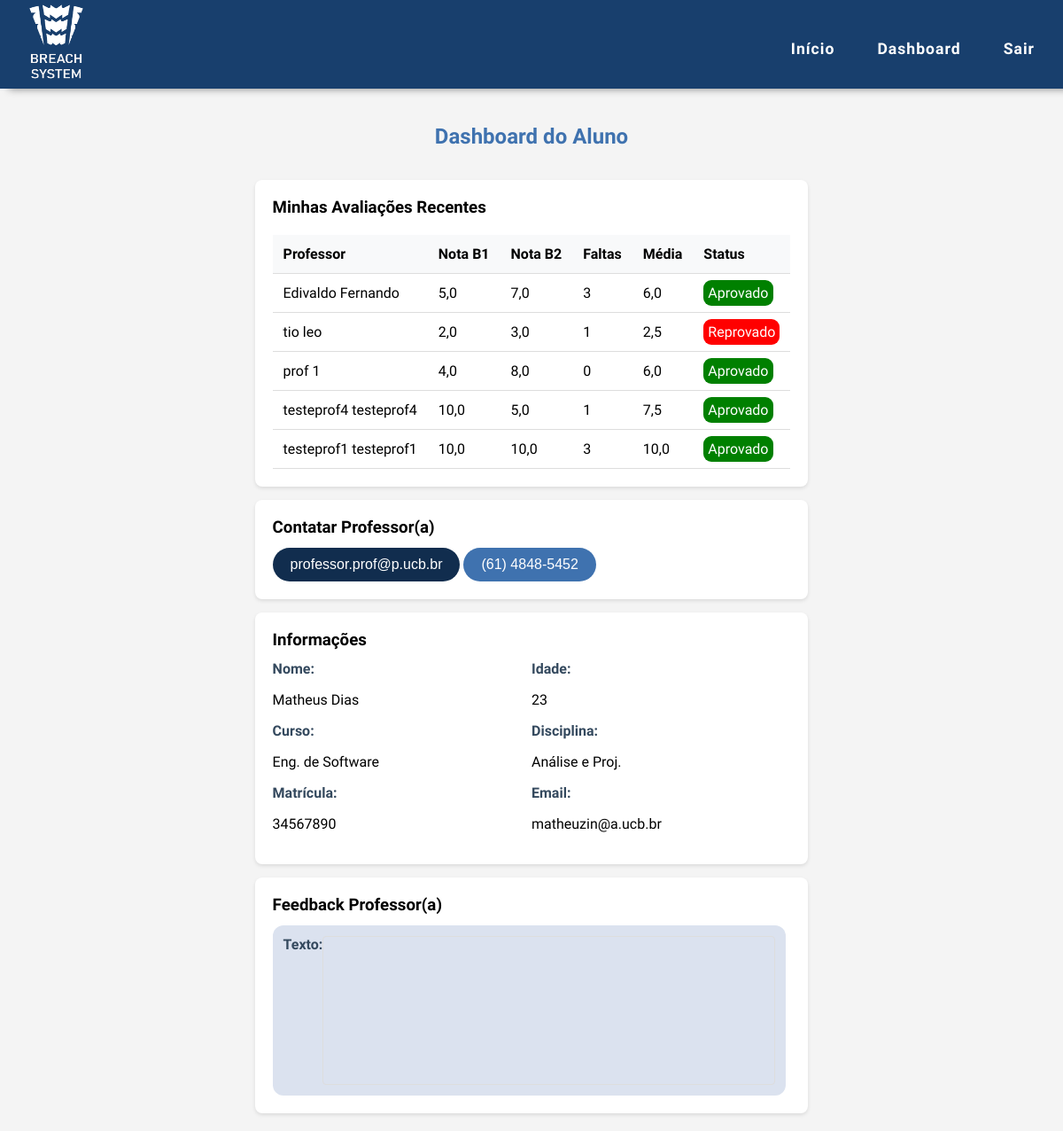
Page /dashboard/aluno/ (signed in) on the earlier database version.
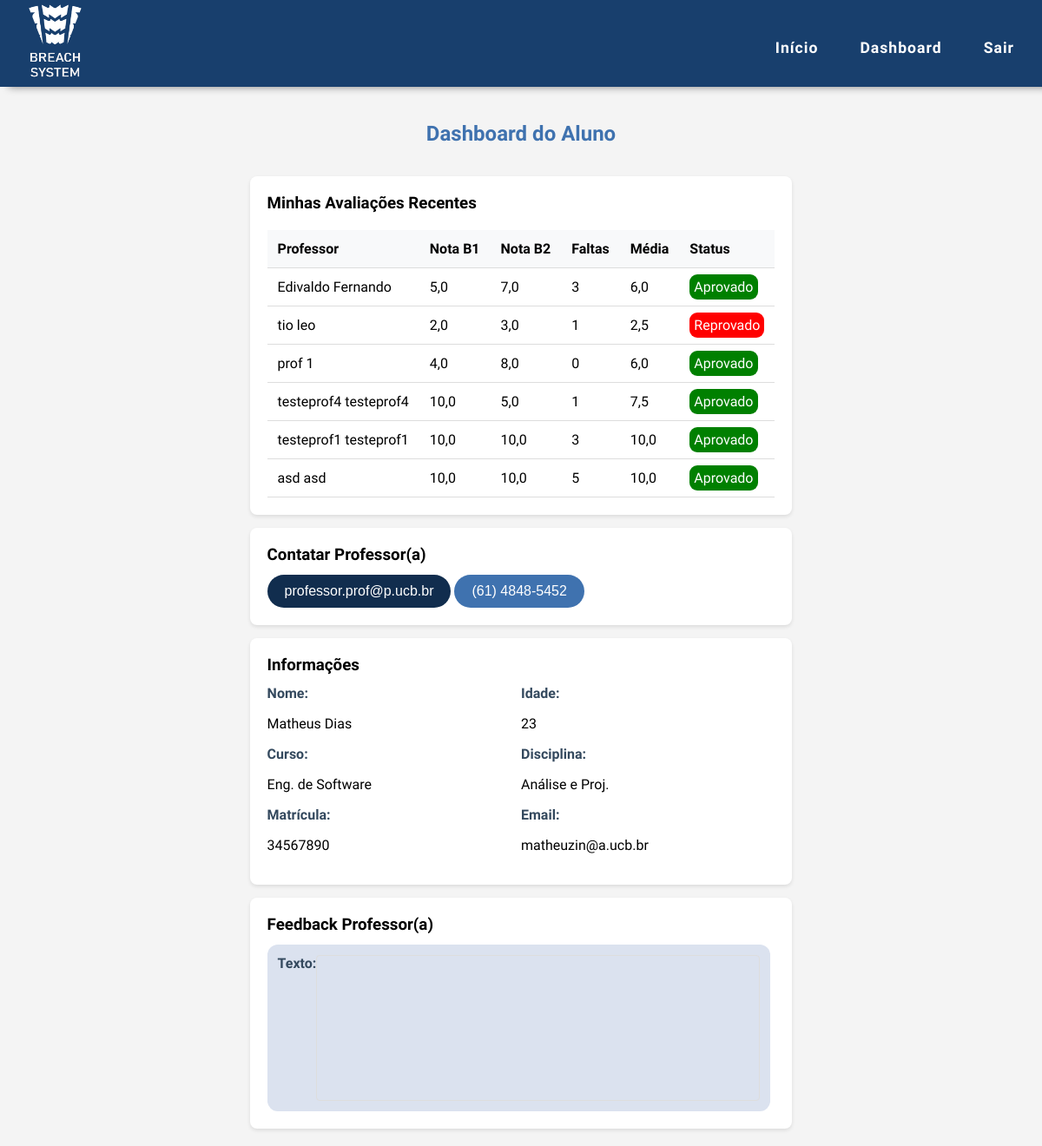
Same page on the later database version.
### alunos/models.py (models this page shows, shortened)
class Avaliacao(models.Model):
    aluno = models.ForeignKey(Aluno, on_delete=models.CASCADE)
    professor = models.ForeignKey(Professor, on_delete=models.CASCADE)
    nota_b1 = models.FloatField()
    nota_b2 = models.FloatField()
    faltas = models.PositiveIntegerField(default=0)
    STATUS_CHOICES = [
        ('Aprovado', 'Aprovado'),
        ('Reprovado', 'Reprovado'),
    ]
    status = models.CharField(max_length=20, choices=STATUS_CHOICES, blank=True)
    @property
    def media(self):
        return round((self.nota_b1 + self.nota_b2) / 2, 2)

class Professor(models.Model):
    user = models.OneToOneField(User, on_delete=models.CASCADE)
    def __str__(self):
        return self.user.get_full_name()

### alunos/views.py (the view)
# urls.py: path('dashboard/aluno/', views.dashboard_aluno, name='dashboard_aluno'),
@login_required
def dashboard_aluno(request):
    try:
        aluno = Aluno.objects.get(user=request.user)
        avaliacoes = Avaliacao.objects.filter(aluno=aluno)
        return render(request, 'alunos/dashboard_aluno.html', {'avaliacoes': avaliacoes})
    except Aluno.DoesNotExist:
        messages.error(request, 'Aluno não encontrado')
        return render(request, 'error.html', {'message': 'Aluno não encontrado'})

### alunos/templates/alunos/dashboard_aluno.html (shortened to what this page needs)
{% extends 'base.html' %}
{% block content %}
<div class="dashboard-container">
    <h2 class="titleDashboard">Dashboard do Aluno</h2>
    <div class="avaliacoes-section">
        <h3>Minhas Avaliações Recentes</h3>
        {% if avaliacoes %}
            <table>
                <thead>
                    <tr>
                        <th>Professor</th>
                        <th>Nota B1</th>
                        <th>Nota B2</th>
                        <th>Faltas</th>
                        <th>Média</th>
                        <th>Status</th>
                    </tr>
                </thead>
                <tbody>
                    {% for avaliacao in avaliacoes %}
                        <tr>
                            <td>{{ avaliacao.professor }}</td>
                            <td>{{ avaliacao.nota_b1 }}</td>
                            <td>{{ avaliacao.nota_b2 }}</td>
                            <td>{{ avaliacao.faltas }}</td>
                            <td>{{ avaliacao.media }}</td>
                            <td>
                                <span class="status-badge {% if avaliacao.status == 'Aprovado' %}status-aprovado{% else %}status-reprovado{% endif %}">
                                    {{ avaliacao.status }}
                                </span>
                            </td>
                        </tr>
                    {% endfor %}
                </tbody>
            </table>
        {% else %}
            <p class="no-data">Você ainda não possui avaliações registradas.</p>
        {% endif %}
    </div>
    <div class="contato">
        <h3>Contatar Professor(a)</h3>
        <button type="submit" class="btn-primary">professor.prof@p.ucb.br</button>
        <button type="submit" class="btn-secondary">(61) 4848-5452</button>
    </div>
    <div class="informacoes">
        <h3>Informações</h3>
        <div>
            <article>
                <label>Nome:</label>
                <p>Matheus Dias</p>
            </article>
            <article>
                <label>Idade:</label>
                <p>23</p>
            </article>
        </div>
        <div>
            <article>
                <label>Curso:</label>
                <p>Eng. de Software</p>
            </article>
            <article>
                <label>Disciplina:</label>
                <p>Análise e Proj.</p>
            </article>
        </div>
        <div>
            <article>
                <label>Matrícula:</label>
                <p>34567890</p>
            </article>
            <article>
                <label>Email:</label>
                <p>matheuzin@a.ucb.br</p>
            </article>
        </div>
    </div>
    <div class="feedBack">
        <h3>Feedback Professor(a)</h3>
        <div class="descricao">
            <label for="{{ form.aluno.id_for_label }}">Texto:</label>
            <input type="text" class="inputFeed">
        </div>
    </div>
</div>
{% endblock %}

Differences in the rows shown:
added Avaliacao: professor "asd asd", nota_b1 "10,0", nota_b2 "10,0", faltas "5", media "10,0", status "Aprovado"
